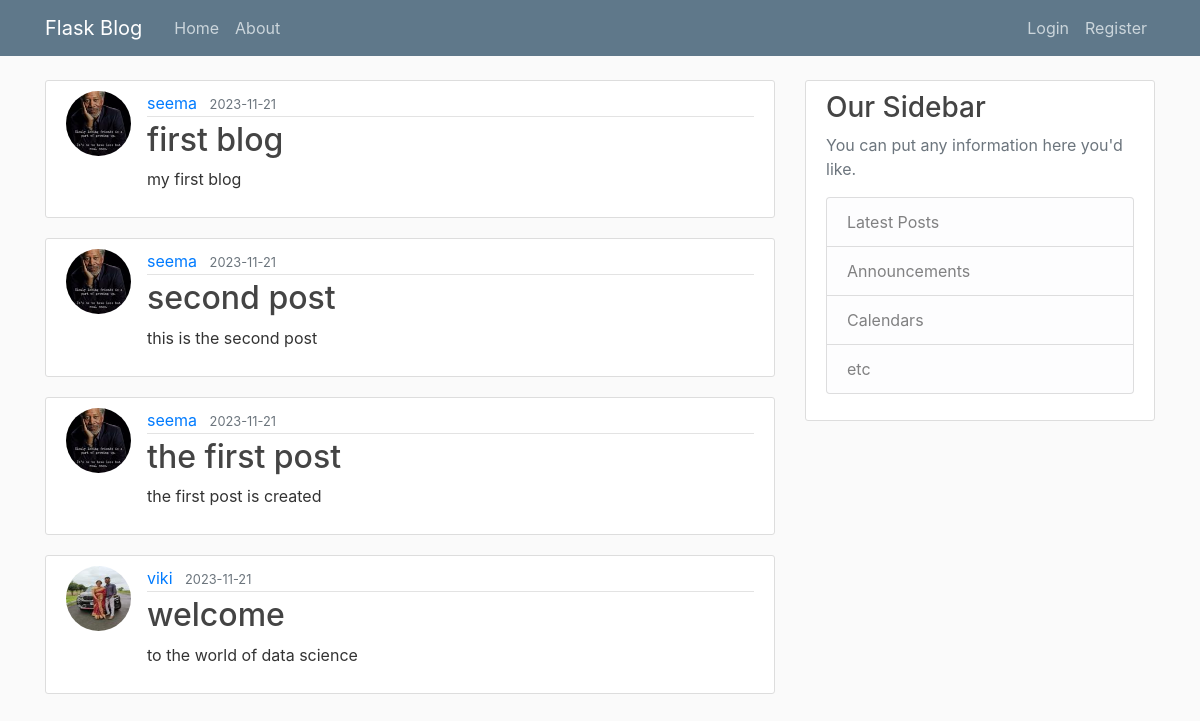
The page /home on the database its author committed.
### flaskblog/models.py (models this page shows, shortened)
class Post(db.Model):
    id = db.Column(db.Integer, primary_key=True)
    title = db.Column(db.String(100), nullable=False)
    date_posted = db.Column(db.DateTime, nullable=False, default=datetime.utcnow)
    content = db.Column(db.Text, nullable=False)
    user_id = db.Column(db.Integer, db.ForeignKey('user.id'), nullable=False)

class User(db.Model,UserMixin):
    id = db.Column(db.Integer, primary_key=True)
    username = db.Column(db.String(20), unique=True, nullable=False)
    email = db.Column(db.String(120), unique=True, nullable=False)
    image_file = db.Column(db.String(20), nullable=False, default='default.jpg')
    password = db.Column(db.String(60), nullable=False)
    posts = db.relationship('Post', backref='author', lazy=True)

### flaskblog/routes.py (the view)
@app.route("/")
@app.route("/home")
def home():
    posts=Post.query.all()
    return render_template('home.html', posts=posts)

### flaskblog/templates/home.html
{% extends "layout.html" %}
{% block content %}
    {% for post in posts %}
        <article class="media content-section">
          <img class="rounded-circle article-img" src="{{ url_for('static', filename='profile_pics/' + post.author.image_file) }}">
          <div class="media-body">
            <div class="article-metadata">
              <a class="mr-2" href="#">{{ post.author.username }}</a>
              <small class="text-muted">{{ post.date_posted.strftime('%Y-%m-%d') }}</small>
            </div>
            <h2><a class="article-title" href="{{ url_for('post', post_id=post.id) }}">{{ post.title }}</a></h2>
            <p class="article-content">{{ post.content }}</p>
          </div>
        </article>
    {% endfor %}
{% endblock content %}

### flaskblog/templates/layout.html (shortened to what this page needs)
<!DOCTYPE html>
<html>
<head>
    <link rel="stylesheet" href="https://maxcdn.bootstrapcdn.com/bootstrap/4.0.0/css/bootstrap.min.css">
    <link rel="stylesheet" type="text/css" href="{{ url_for('static', filename='main.css') }}">
</head>
<body>
    <header class="site-header">
      <nav class="navbar navbar-expand-md navbar-dark bg-steel fixed-top">
        <div class="container">
          <a class="navbar-brand mr-4" href="/">Flask Blog</a>
          <div class="collapse navbar-collapse" id="navbarToggle">
            <div class="navbar-nav mr-auto">
              <a class="nav-item nav-link" href="{{ url_for('home') }}">Home</a>
              <a class="nav-item nav-link" href="{{ url_for('about') }}">About</a>
            </div>
            <div class="navbar-nav">
              {% if current_user.is_authenticated %}
              <a class="nav-item nav-link" href="{{ url_for('new_post') }}">Add Post</a>
              <a class="nav-item nav-link" href="{{ url_for('account') }}">Account</a>
                <a class="nav-item nav-link" href="{{ url_for('logout') }}">Logout</a>
              {%else%}
                <a class="nav-item nav-link" href="{{ url_for('login') }}">Login</a>
                <a class="nav-item nav-link" href="{{ url_for('register') }}">Register</a>
              {% endif %}
            </div>
          </div>
        </div>
      </nav>
    </header>
    <main role="main" class="container">
      <div class="row">
        <div class="col-md-8">
          {% block content %}{% endblock %}
        </div>
        <div class="col-md-4">
          <div class="content-section">
            <h3>Our Sidebar</h3>
            <p class='text-muted'>You can put any information here you'd like.
              <ul class="list-group">
                <li class="list-group-item list-group-item-light">Latest Posts</li>
                <li class="list-group-item list-group-item-light">Announcements</li>
                <li class="list-group-item list-group-item-light">Calendars</li>
                <li class="list-group-item list-group-item-light">etc</li>
              </ul>
            </p>
          </div>
        </div>
      </div>
    </main>
</body>
</html>

### flaskblog/static/main.css (style rules this page uses)
body { background: #fafafa; color: #333333; margin-top: 5rem; }
h1, h2, h3, h4, h5, h6 { color: #444444; }
.bg-steel { background-color: #5f788a; }
.site-header .navbar-nav .nav-link { color: #cbd5db; }
.content-section { background: #ffffff; padding: 10px 20px; border: 1px solid #dddddd; border-radius: 3px; margin-bottom: 20px; }
.article-title { color: #444444; }
.article-content { white-space: pre-line; }
.article-img { height: 65px; width: 65px; margin-right: 16px; }
.article-metadata { padding-bottom: 1px; margin-bottom: 4px; border-bottom: 1px solid #e3e3e3 }

### rows shown on the page
Post: image_file (picture), author.username "seema", date_posted "2023-11-21", title "first blog", content "my first blog"
Post: image_file (picture), author.username "seema", date_posted "2023-11-21", title "second post", content "this is the second post"
Post: image_file (picture), author.username "seema", date_posted "2023-11-21", title "the first post", content "the first post is created"
Post: image_file (picture), author.username "viki", date_posted "2023-11-21", title "welcome", content "to the world of data science"
